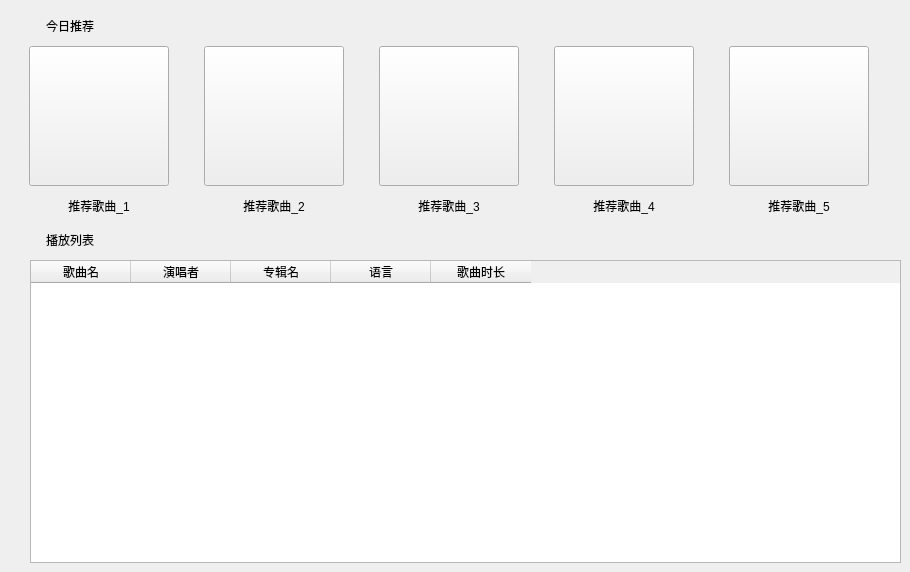
      <widget class="QWidget" name="mainPage">
       <property name="mouseTracking">
        <bool>false</bool>
       </property>
       <widget class="QWidget" name="layoutWidget">
        <property name="geometry">
         <rect>
          <x>0</x>
          <y>12</y>
          <width>901</width>
          <height>551</height>
         </rect>
        </property>
        <layout class="QVBoxLayout" name="verticalLayout_11">
         <item>
          <layout class="QVBoxLayout" name="verticalLayout_9">
           <item>
            <widget class="QLabel" name="recSongLbl">
             <property name="minimumSize">
              <size>
               <width>140</width>
               <height>28</height>
              </size>
             </property>
             <property name="maximumSize">
              <size>
               <width>140</width>
               <height>28</height>
              </size>
             </property>
             <property name="text">
              <string>今日推荐</string>
             </property>
             <property name="alignment">
              <set>Qt::AlignCenter</set>
             </property>
            </widget>
           </item>
           <item>
            <layout class="QHBoxLayout" name="horizontalLayout_7">
             <item>
              <layout class="QVBoxLayout" name="verticalLayout_4">
               <item>
                <widget class="QPushButton" name="recSongBtn_1">
                 <property name="minimumSize">
                  <size>
                   <width>140</width>
                   <height>140</height>
                  </size>
                 </property>
                 <property name="maximumSize">
                  <size>
                   <width>140</width>
                   <height>140</height>
                  </size>
                 </property>
                 <property name="text">
                  <string/>
                 </property>
                </widget>
               </item>
               <item>
                <widget class="QLabel" name="recSongNameLbl_1">
                 <property name="minimumSize">
                  <size>
                   <width>140</width>
                   <height>28</height>
                  </size>
                 </property>
                 <property name="maximumSize">
                  <size>
                   <width>140</width>
                   <height>28</height>
                  </size>
                 </property>
                 <property name="text">
                  <string>推荐歌曲_1</string>
                 </property>
                 <property name="alignment">
                  <set>Qt::AlignCenter</set>
                 </property>
                </widget>
               </item>
              </layout>
             </item>
             <item>
              <layout class="QVBoxLayout" name="verticalLayout_5">
               <item>
                <widget class="QPushButton" name="recSongBtn_2">
                 <property name="minimumSize">
                  <size>
                   <width>140</width>
                   <height>140</height>
                  </size>
                 </property>
                 <property name="maximumSize">
                  <size>
                   <width>140</width>
                   <height>140</height>
                  </size>
                 </property>
                 <property name="text">
                  <string/>
                 </property>
                </widget>
               </item>
               <item>
                <widget class="QLabel" name="recSongNameLbl_2">
                 <property name="minimumSize">
                  <size>
                   <width>140</width>
                   <height>28</height>
                  </size>
                 </property>
                 <property name="maximumSize">
                  <size>
                   <width>140</width>
                   <height>28</height>
                  </size>
                 </property>
                 <property name="text">
                  <string>推荐歌曲_2</string>
                 </property>
                 <property name="alignment">
                  <set>Qt::AlignCenter</set>
                 </property>
                </widget>
               </item>
              </layout>
             </item>
             <item>
              <layout class="QVBoxLayout" name="verticalLayout_6">
               <item>
                <widget class="QPushButton" name="recSongBtn_3">
                 <property name="minimumSize">
                  <size>
                   <width>140</width>
                   <height>140</height>
                  </size>
                 </property>
                 <property name="maximumSize">
                  <size>
                   <width>140</width>
                   <height>140</height>
                  </size>
                 </property>
                 <property name="text">
                  <string/>
                 </property>
                </widget>
               </item>
               <item>
                <widget class="QLabel" name="recSongNameLbl_3">
                 <property name="minimumSize">
                  <size>
                   <width>140</width>
                   <height>28</height>
                  </size>
                 </property>
                 <property name="maximumSize">
                  <size>
                   <width>140</width>
                   <height>28</height>
                  </size>
                 </property>
                 <property name="text">
                  <string>推荐歌曲_3</string>
                 </property>
                 <property name="alignment">
                  <set>Qt::AlignCenter</set>
                 </property>
                </widget>
               </item>
              </layout>
             </item>
             <item>
              <layout class="QVBoxLayout" name="verticalLayout_7">
               <item>
                <widget class="QPushButton" name="recSongBtn_4">
                 <property name="minimumSize">
                  <size>
                   <width>140</width>
                   <height>140</height>
                  </size>
                 </property>
                 <property name="maximumSize">
                  <size>
                   <width>140</width>
                   <height>140</height>
                  </size>
                 </property>
                 <property name="text">
                  <string/>
                 </property>
                </widget>
               </item>
               <item>
                <widget class="QLabel" name="recSongNameLbl_4">
                 <property name="minimumSize">
                  <size>
                   <width>140</width>
                   <height>28</height>
                  </size>
                 </property>
                 <property name="maximumSize">
                  <size>
                   <width>140</width>
                   <height>28</height>
                  </size>
                 </property>
                 <property name="text">
                  <string>推荐歌曲_4</string>
                 </property>
                 <property name="alignment">
                  <set>Qt::AlignCenter</set>
                 </property>
                </widget>
               </item>
              </layout>
             </item>
             <item>
              <layout class="QVBoxLayout" name="verticalLayout_8">
               <item>
                <widget class="QPushButton" name="recSongBtn_5">
                 <property name="minimumSize">
                  <size>
                   <width>140</width>
                   <height>140</height>
                  </size>
                 </property>
                 <property name="maximumSize">
                  <size>
                   <width>140</width>
                   <height>140</height>
                  </size>
                 </property>
                 <property name="text">
                  <string/>
                 </property>
                </widget>
               </item>
               <item>
                <widget class="QLabel" name="recSongNameLbl_5">
                 <property name="minimumSize">
                  <size>
                   <width>140</width>
                   <height>28</height>
                  </size>
                 </property>
                 <property name="maximumSize">
                  <size>
                   <width>140</width>
                   <height>28</height>
                  </size>
                 </property>
                 <property name="text">
                  <string>推荐歌曲_5</string>
                 </property>
                 <property name="alignment">
                  <set>Qt::AlignCenter</set>
                 </property>
                </widget>
               </item>
              </layout>
             </item>
            </layout>
           </item>
          </layout>
         </item>
         <item>
          <layout class="QVBoxLayout" name="verticalLayout_10">
           <item>
            <widget class="QLabel" name="curPlaylistLbl">
             <property name="minimumSize">
              <size>
               <width>140</width>
               <height>28</height>
              </size>
             </property>
             <property name="maximumSize">
              <size>
               <width>140</width>
               <height>28</height>
              </size>
             </property>
             <property name="text">
              <string>播放列表</string>
             </property>
             <property name="alignment">
              <set>Qt::AlignCenter</set>
             </property>
            </widget>
           </item>
           <item>
            <layout class="QHBoxLayout" name="horizontalLayout_8">
             <item>
              <spacer name="horizontalSpacer_6">
               <property name="orientation">
                <enum>Qt::Horizontal</enum>
               </property>
               <property name="sizeType">
                <enum>QSizePolicy::Preferred</enum>
               </property>
               <property name="sizeHint" stdset="0">
                <size>
                 <width>30</width>
                 <height>20</height>
                </size>
               </property>
              </spacer>
             </item>
             <item>
              <widget class="QTableWidget" name="curPlayTableWidget">
               <property name="minimumSize">
                <size>
                 <width>0</width>
                 <height>128</height>
                </size>
               </property>
               <property name="maximumSize">
                <size>
                 <width>16777215</width>
                 <height>16777215</height>
                </size>
               </property>
               <property name="layoutDirection">
                <enum>Qt::LeftToRight</enum>
               </property>
               <property name="editTriggers">
                <set>QAbstractItemView::AnyKeyPressed|QAbstractItemView::EditKeyPressed</set>
               </property>
               <column>
                <property name="text">
                 <string>歌曲名</string>
                </property>
               </column>
               <column>
                <property name="text">
                 <string>演唱者</string>
                </property>
               </column>
               <column>
                <property name="text">
                 <string>专辑名</string>
                </property>
               </column>
               <column>
                <property name="text">
                 <string>语言</string>
                </property>
               </column>
               <column>
                <property name="text">
                 <string>歌曲时长</string>
                </property>
               </column>
              </widget>
             </item>
            </layout>
           </item>
          </layout>
         </item>
        </layout>
       </widget>
      </widget>
